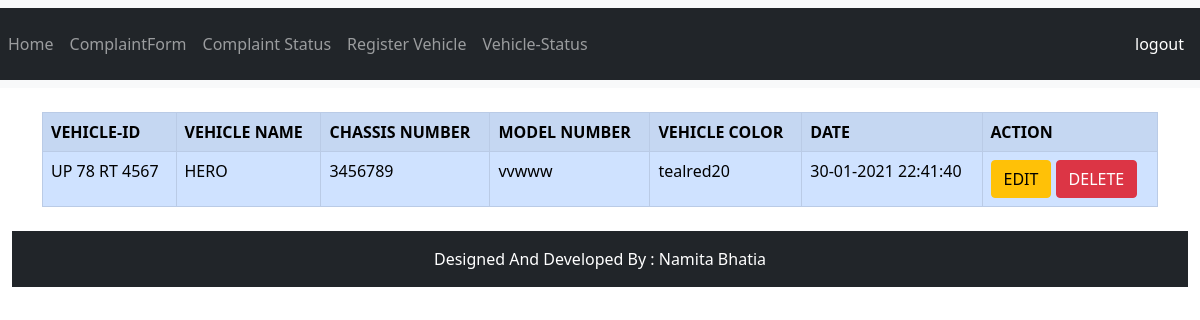
The page /Project/user/vehiclestatus.php (signed in) on the database its author committed.
### tables this page shows
CREATE TABLE `vehicle_details` (
  `id` int(11) NOT NULL,
  `username` varchar(200) NOT NULL,
  `vehicle_id` varchar(200) NOT NULL,
  `vehicle_name` varchar(200) NOT NULL,
  `chassis_no` varchar(200) NOT NULL,
  `model_no` varchar(200) NOT NULL,
  `vehicle_color` varchar(200) NOT NULL,
  `Date` varchar(200) NOT NULL
);

### Project/user/vehiclestatus.php (the view, shortened to what this page needs)
<head>
    <link href="https://cdn.jsdelivr.net/npm/bootstrap@5.0.0-beta1/dist/css/bootstrap.min.css" rel="stylesheet">
</head>
<?php
require_once("connect.php");
$unm = $_SESSION["usrnm"];
?>
<?php include 'userheader.php'; ?>
<?php
$sql = "select * from vehicle_details where username='" . $unm . "'";
$res = mysqli_query($conn, $sql);
if (mysqli_num_rows($res) > 0) {
?>
    <div class="container">
        <table class="table table-primary table-hover table-striped table-bordered my-4">
            <tr class="thead-dark">
                <th>VEHICLE-ID</th>
                <th>VEHICLE NAME</th>
                <th>CHASSIS NUMBER</th>
                <th>MODEL NUMBER</th>
                <th>VEHICLE COLOR</th>
                <th>DATE</th>
                <th>ACTION</th>
            </tr>
            <?php
            while ($row = mysqli_fetch_array($res)) {
            ?>
                <tr>
                    <td><?php echo $row["vehicle_id"]; ?></td>
                    <td><?php echo $row["vehicle_name"]; ?></td>
                    <td><?php echo $row["chassis_no"]; ?></td>
                    <td><?php echo $row["model_no"]; ?></td>
                    <td><?php echo $row["vehicle_color"]; ?></td>
                    <td><?php echo $row["Date"]; ?></td>
                    <td>
                        <a href="vehicleupdate.php?id= <?php echo $row["id"] ?>" class="btn btn-warning">EDIT</a>
                        <a href="deletevehicle.php?id=<?php echo $row["id"] ?>" class="btn btn-danger">DELETE</a>
                    </td>
                </tr>
            <?php
            }
            ?>
        </table>
    </div>
<?php
} else {
    echo "No Records Found";
}
?>
<?php include 'footer.php'; ?>
</body>
</html>

### rows shown on the page
vehicle_details: vehicle "UP 78 RT 4567", vehicle_name "HERO", chassis_no "3456789", model_no "vvwww", vehicle_color "tealred20", Date "30-01-2021 22:41:40"
